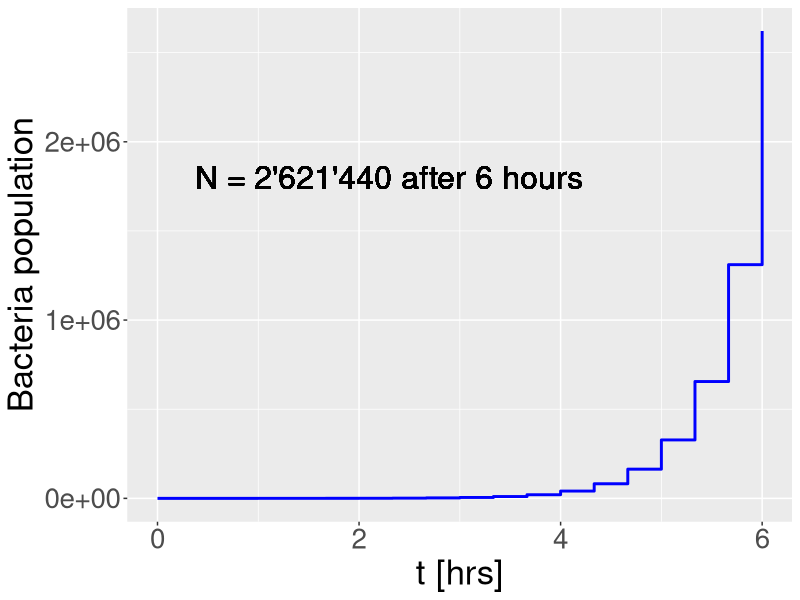
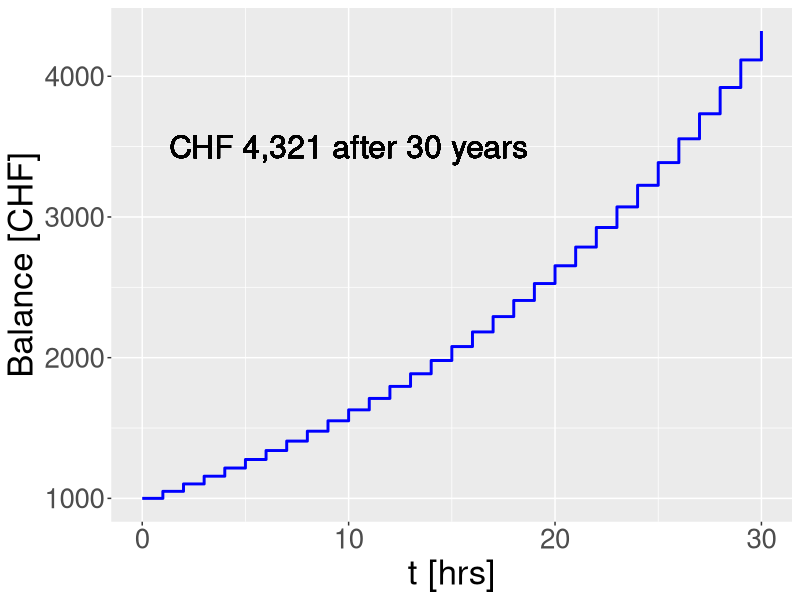
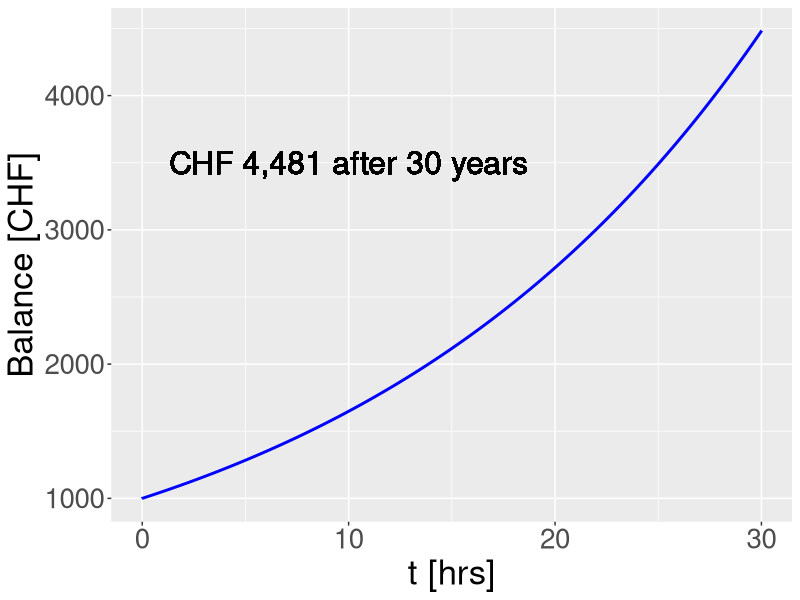
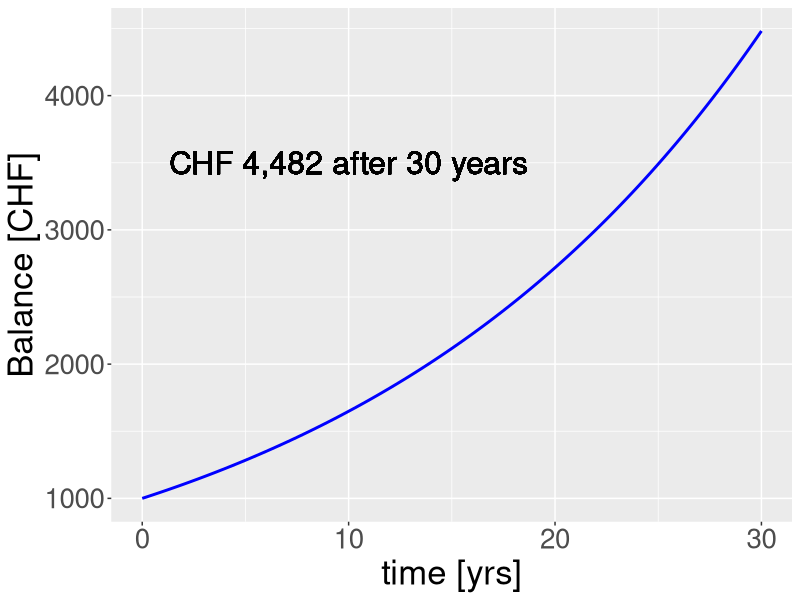
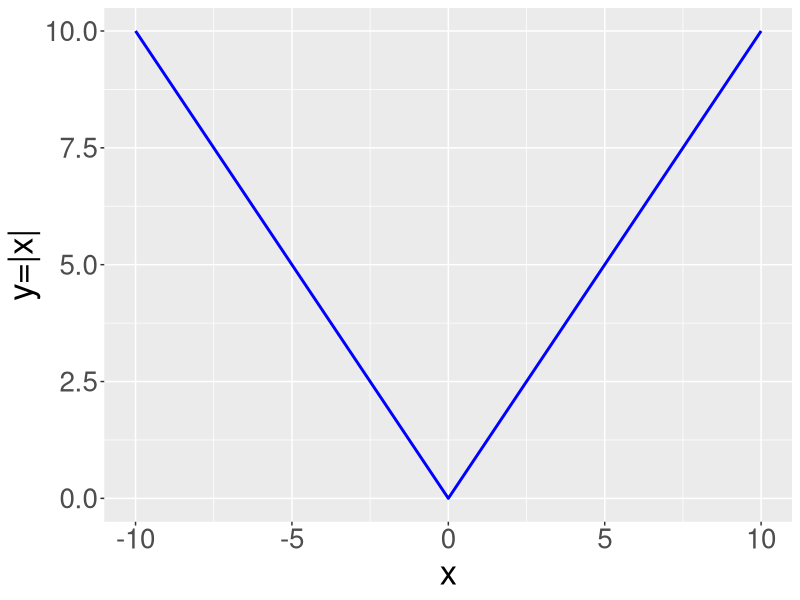
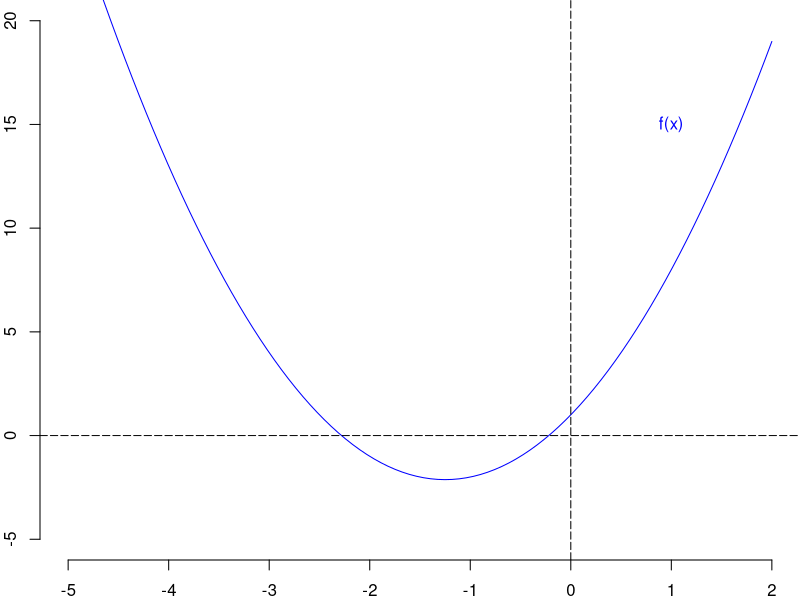
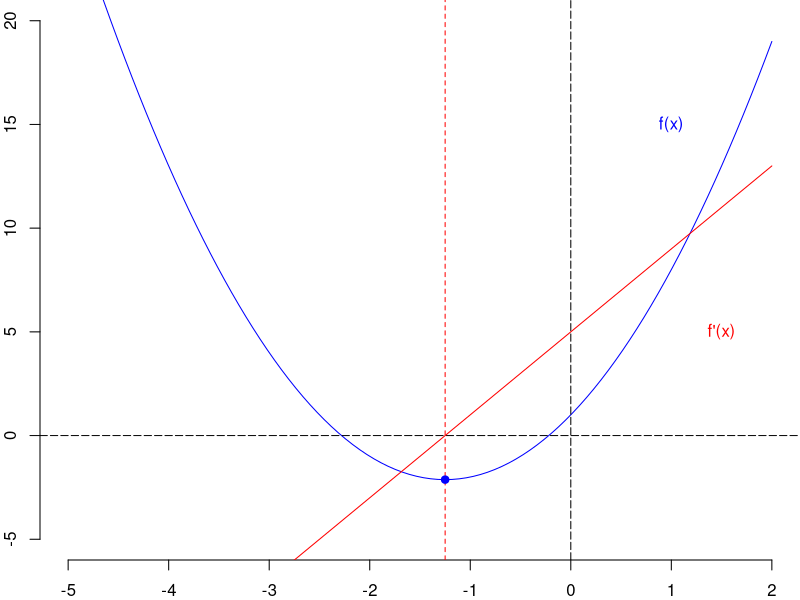
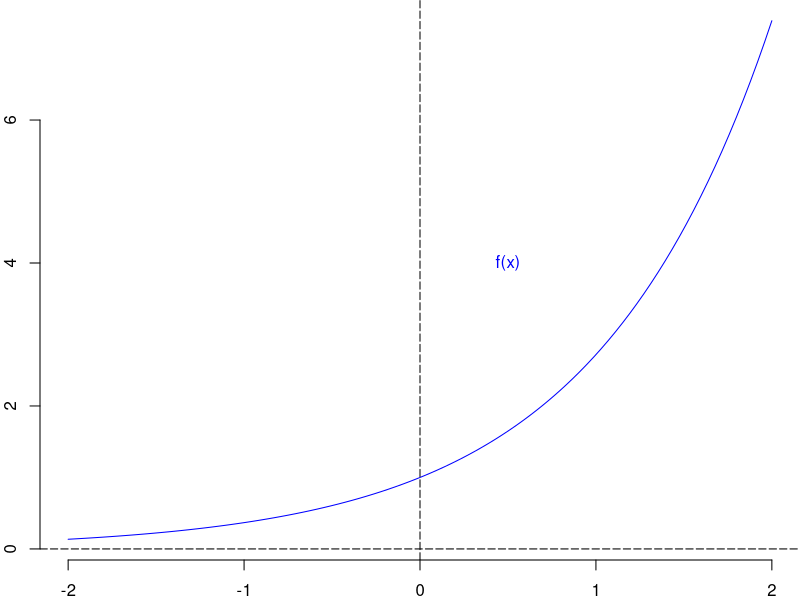

Here is the R script that generated these plots, in order:
## ---- chunk 1
#| echo: false
#| eval: true
#| fig-align: center
library(ggplot2)
t=seq(0,6,1/3)
ggplot(data.frame(t=t, pop=10*2^(3*t)),aes(x=t, y=pop)) +
  geom_step(color="blue", size=1) +
  ylab("Bacteria population") + xlab("t [hrs]") + 
  geom_text(aes(label="N = 2'621'440 after 6 hours", x=2.3,y=1.8*10^6), size=8) +
  theme(text = element_text(size=25))
## ---- chunk 2
#| echo: false
#| eval: true
#| fig-align: center

t=0:30
ggplot(data.frame(t=t, bal=1000*1.05^t),aes(x=t, y=bal)) +
  geom_step(color="blue", size=1) +
  ylab("Balance [CHF]") + xlab("t [hrs]") + 
  geom_text(aes(label="CHF 4,321 after 30 years", x=10,y=3500), size=8) +
  theme(text = element_text(size=25))
## ---- chunk 3
#| echo: false
#| eval: true
#| fig-align: center
t<-seq(0,30, 1/365 )
ggplot(data.frame(t=t, bal =1000*(1+0.05/365)^(t * 365)),aes(x=t, y=bal)) +
  geom_step(color="blue", size=1) +
  ylab("Balance [CHF]") + xlab("t [hrs]") +
  geom_text(aes(label="CHF 4,481 after 30 years", x=10,y=3500), size=8) +
  theme(text = element_text(size=25))
## ---- chunk 4
#| echo: false
#| eval: true
#| fig-align: center
ggplot(data.frame(x=0:30),aes(x)) +
  stat_function(fun=function(x) 1000*exp(0.05*x), color="blue", size=1) +
  ylab("Balance [CHF]") + xlab("time [yrs]") + 
  geom_text(aes(label="CHF 4,482 after 30 years", x=10,y=3500), size=8) +
  theme(text = element_text(size=25))
## ---- chunk 5
#| echo: false
#| eval: true
#| fig-align: center
ggplot(data.frame(x=-10:10),aes(x)) +
  stat_function(fun=function(x) abs(x), color="blue", size=1) +
  ylab("y=|x|") +
  theme(text = element_text(size=25))
## ---- chunk 6
# We could use lines instead of points
x<-seq(-5,2,length.out=100)
y<-1+5*x+2*x^2
par( mai=c(.4,.4,0,0))
plot(x,y,type="l",xlim=c(-5,2),ylim=c(-5,20),col="blue", bty="n")
text(1,15,"f(x)",col="blue")
abline(v=0,lty=5)
abline(h=0,lty=5)
## ---- chunk 7
# We could use lines instead of points
x<-seq(-5,2,length.out=100)
y<-1+5*x+2*x^2
z=5+4*x
par( mai=c(.4,.4,0,0))
plot(x,y,type="l",xlim=c(-5,2),ylim=c(-5,20),col="blue", bty="n")
text(1,15,"f(x)",col="blue")
abline(v=0,lty=5)
abline(h=0,lty=5)
lines(x,z,type="l", col="red")
text(1.5,5,"f'(x)",col="red")
minx<--1.25
abline(v=minx,lty=2, col="red")
points(minx,1+5*minx+2*minx^2, col="blue",pch=19)
## ---- chunk 8
# We could use lines instead of points
x<-seq(-2,2,length.out=100)
y<-exp(x)
par( mai=c(.4,.4,0,0))
plot(x,y,type="l",xlim=c(-2,2),col="blue", bty="n")
text(.5,4,"f(x)",col="blue")
#text(1,4,"f'(x)",col="red")
#lines(x,y,lty=2, col="red")
abline(v=0,lty=5)
abline(h=0,lty=5)

## ---- chunk 9
# We could use lines instead of points
x<-seq(-2,2,length.out=100)
y<-exp(x)

par( mai=c(.4,.4,0,0))
plot(x,y,type="l",xlim=c(-2,2),ylim=c(-2,2),col="black", bty="n")
text(-0.6,1,"exp(x)")
text(1.2,-1,"f(x)=ln(x)",col="blue")
#text(1.5,1.2,"f'(x)=1/x",col="red")
lines(y,x, col="blue")
#lines(y,1/y, col="red")
abline(v=0,lty=5)
abline(h=0,lty=5)

## ---- chunk 10
par(mai=c(0.8,0.8,0.1,0))
plot(1:6,rep(1/6,6), xlab="Y", ylab="P(Y)", ylim=c(0,0.2))
abline(h=1/6, lty=2, col="blue")
text(1.5,1/6,"1/6", pos=1, col="blue", cex=1)
## ---- chunk 11
#|echo: false
#|eval: true
#|out.width: 80%
#|fig.align: "center"
limitRange <- function(fun, min=-Inf, max=Inf) {
  function(x) {
    y <- fun(x)
    y[x < min  |  x > max] <- NA
    return(y)
  }
}


z<-c(1.5,3)

ggplot() + 
  stat_function(fun = dlnorm, color="blue", n=1000) +  
#  geom_vline(xintercept = z, linetype="dashed", color ="blue") +
  stat_function(fun = limitRange(dlnorm, min=z[1], max=z[2]), geom = "area", fill = "blue", alpha = 0.2, n=1000) + 
  xlim(0,10) + ylab("f(y)") + xlab("y") + 
  geom_text(aes(label=c("a","b"), x=z,y=-0.01), size=6) + 
  theme(text = element_text(size=15))
## ---- chunk 12
par( mai=c(.8,.8,0.1,0))
pi<-0.2
n <- 20
k <- 1:n
plot (k, dbinom(k, n, pi),  ylab = "f(k)", type="h", lwd=2,col="blue",xlim=c(0,20), bty="n")
